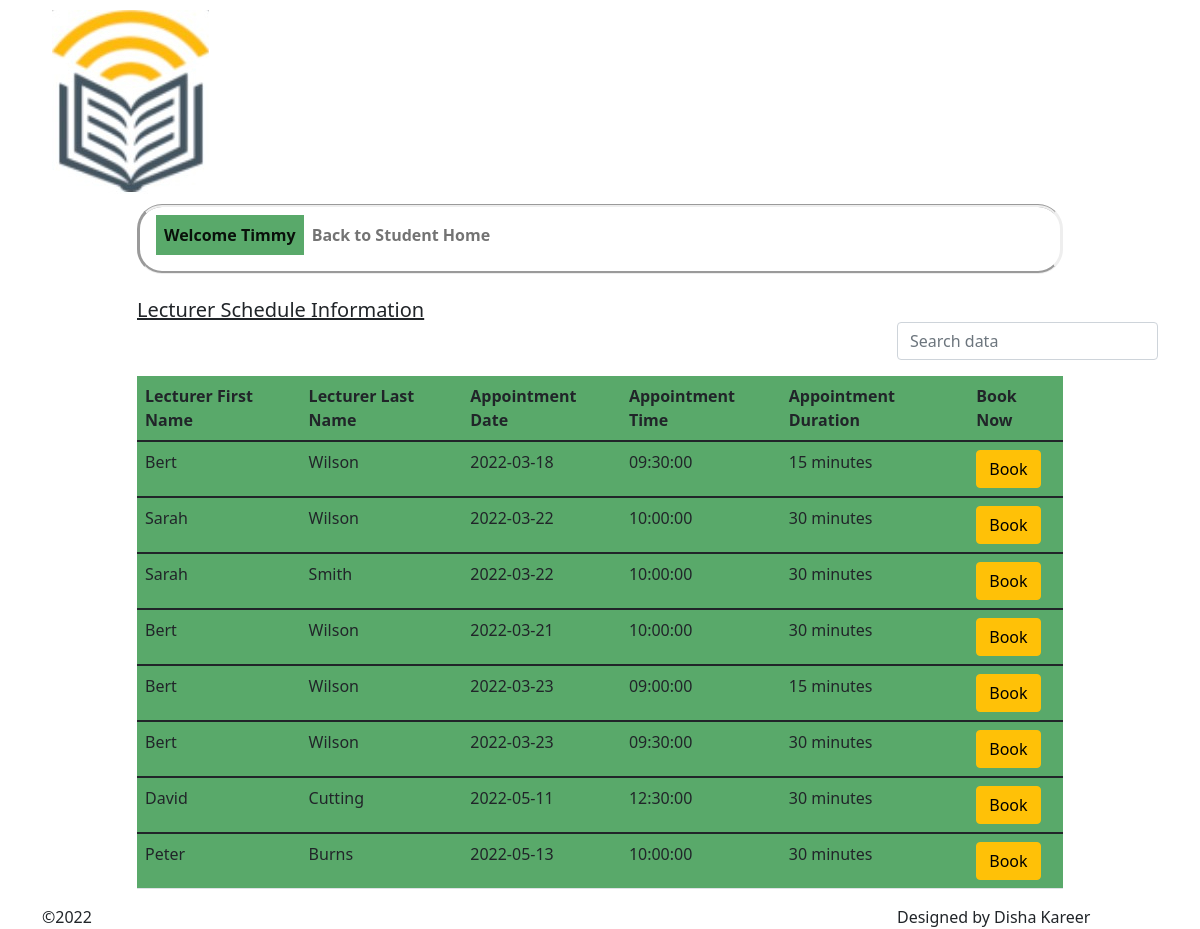
The app's page /secure/studentdashboard.php (signed in) with its own data.
### tables this page shows
CREATE TABLE `lecturer_schedule` (
  `schedule_id` int(11) NOT NULL,
  `lecturer_id` int(11) NOT NULL,
  `appointment_date` date NOT NULL,
  `appointment_time` time NOT NULL,
  `duration` varchar(10) NOT NULL,
  `booked_notbooked` varchar(255) NOT NULL
);

CREATE TABLE `lecturer` (
  `lecturer_id` int(11) NOT NULL,
  `lecturer_first_name` varchar(100) NOT NULL,
  `lecturer_last_name` varchar(100) NOT NULL,
  `lecturer_username` varchar(20) NOT NULL,
  `lecturer_password` varchar(255) NOT NULL,
  `lecturer_email_address` varchar(200) NOT NULL
);

### secure/studentdashboard.php (the view, shortened to what this page needs)
<?php
  include ("../conn/dbconnection.php");
?>
<?php
if(isset($_GET['search'])){
  $filtervalues = $_GET['search'];
  $Booked = "False";
  $readquery = "SELECT lecturer.lecturer_id, lecturer.lecturer_first_name, lecturer.lecturer_last_name,
  lecturer_schedule.schedule_id,lecturer_schedule.appointment_date, lecturer_schedule.appointment_time, lecturer_schedule.duration, lecturer_schedule.booked_notbooked
  FROM lecturer_schedule
  INNER JOIN lecturer
  ON lecturer_schedule.lecturer_id = lecturer.lecturer_id
  WHERE CONCAT(lecturer_first_name, lecturer_last_name) LIKE '%$filtervalues%' AND lecturer_schedule.booked_notbooked = '$Booked'";
  $query_run = mysqli_query($mydb, $readquery);
  if(mysqli_num_rows($query_run) > 0)
    {
      foreach($query_run as $LecturerFirstName);
    }
  else{
    echo "No record found";
  }
}
else{
  $Booked = "False";
  $readquery = "SELECT lecturer.lecturer_id, lecturer.lecturer_first_name, lecturer.lecturer_last_name,
  lecturer_schedule.schedule_id, lecturer_schedule.appointment_date, lecturer_schedule.appointment_time, lecturer_schedule.duration, lecturer_schedule.booked_notbooked
  FROM lecturer_schedule
  INNER JOIN lecturer
  ON lecturer_schedule.lecturer_id = lecturer.lecturer_id
  WHERE lecturer_schedule.booked_notbooked = '$Booked'";
}
$result = $mydb -> query($readquery);
?>
<!doctype html>
<html lang = "en">
  <head>
    <link href="https://cdn.jsdelivr.net/npm/bootstrap@5.1.3/dist/css/bootstrap.min.css" rel="stylesheet">
  </head>
  <body>
    <div class="container">
      <div class="row">
        <div class = "col-md-3"><img src="../img/logo.jpg"/></div>
        <div class = "col-md-7"></div>
        <div class = "col-md-2"></div>
      </div>
      <div class = "row">
        <div class = "col-md-1"></div>
          <div class = "col-md-10">
            <nav class="navbar navbar-expand-sm navbar-light">
              <div class="collapse navbar-collapse" id="navbarText">
                <ul class="navbar-nav me-auto mb-2 mb-mb-0">
                  <li style="background-color:#59a96a;" class="nav-item">
                    <a style="text-decoration:none;" class="nav-link active" aria-current="page" href=""><?php echo "Welcome " .$_SESSION['student_first_name']?></a>
                  </li>
                  <li class="nav-item">
                    <a class ="nav-link" href="studenthome.php">Back to Student Home</a>
                  </li>
                </ul>
              </div>
            </nav>
          </div>
          <div class = "col-md-1"></div>
      </div>
      <div class = "row">
        <div class = "col-md-1"></div>
          <div class = "col-md-8"><br><h5 style="text-decoration:underline;">Lecturer Schedule Information</h5><br></div>
            <div class = "col-md-3"> <br><br>
              <div class="row">
                <form action="studentdashboard.php" method = "GET">
                  <div class="input-group mb-3">
                    <input type="text" name="search" value="<?php if(isset($_GET['search'])){echo $_GET['search'];} ?>" class="form-control" placeholder="Search data">
                  </div>
                </form>
            </div>
          </div>
      </div>
        <div class = "row">
          <div class = "col-md-1"></div>
            <div class = "col-md-10">
              <table style="background-color:#59a96a;" class="table">
                <thead>
                    <tr>
                      <div class = "row">
                        <th scope="col">Lecturer First Name</th>
                        <th scope="col">Lecturer Last Name</th>
                        <th scope="col">Appointment Date</th>
                        <th scope="col">Appointment Time</th>
                        <th scope="col">Appointment Duration</th>
                        <th scope="col">Book Now</th>
                      </div>
                    </tr>
                  </thead>
                  <?php
                      while ($row = $result->fetch_assoc()){
                        $LecturerID = $row["lecturer_id"];
                        $ScheduleID = $row["schedule_id"];
                        $LecturerFirstName = $row["lecturer_first_name"];
                        $LecturerLastName = $row["lecturer_last_name"];
                        $AppointmentDate = $row["appointment_date"];
                        $AppointmentTime = $row["appointment_time"];
                        $Duration = $row["duration"];
                        echo "
                        <tbody>
                          <tr>
                          <div class = 'row'>
                            <td>$LecturerFirstName</td>
                            <td>$LecturerLastName</td>
                            <td>$AppointmentDate</td>
                            <td>$AppointmentTime</td>
                            <td>$Duration</td>
                            <td><a href=bookingprocess.php?lecturer_id=$LecturerID&schedule_id=$ScheduleID><button type='button' class='btn btn-warning'>Book</button></a></td>
                          </div>
                          </tr>
                        </tbody>
                        ";
                      }
                    ?>
              </table>
          </div>
        </div>
        <div class="row">
          <div class="col-md-9">&copy;2022</div>
          <div class="col-md-3">Designed by Disha Kareer</div>
        </div>
    </div>
  </body>
</html>

### secure/studentdashboard.php (style rules this page uses)
img { padding: 10px; }
nav { border-style: groove inset; border-radius: 25px; }
nav li { font-weight: bold; }

### records on screen
lecturer_schedule: lecturer.lecturer_first_name "Bert", lecturer.lecturer_last_name "Wilson", appointment_date "2022-03-18", appointment_time "09:30:00", duration "15 minutes"
lecturer_schedule: lecturer.lecturer_first_name "Sarah", lecturer.lecturer_last_name "Wilson", appointment_date "2022-03-22", appointment_time "10:00:00", duration "30 minutes"
lecturer_schedule: lecturer.lecturer_first_name "Sarah", lecturer.lecturer_last_name "Smith", appointment_date "2022-03-22", appointment_time "10:00:00", duration "30 minutes"
lecturer_schedule: lecturer.lecturer_first_name "Bert", lecturer.lecturer_last_name "Wilson", appointment_date "2022-03-21", appointment_time "10:00:00", duration "30 minutes"
lecturer_schedule: lecturer.lecturer_first_name "Bert", lecturer.lecturer_last_name "Wilson", appointment_date "2022-03-23", appointment_time "09:00:00", duration "15 minutes"
lecturer_schedule: lecturer.lecturer_first_name "Bert", lecturer.lecturer_last_name "Wilson", appointment_date "2022-03-23", appointment_time "09:30:00", duration "30 minutes"
lecturer_schedule: lecturer.lecturer_first_name "David", lecturer.lecturer_last_name "Cutting", appointment_date "2022-05-11", appointment_time "12:30:00", duration "30 minutes"
lecturer_schedule: lecturer.lecturer_first_name "Peter", lecturer.lecturer_last_name "Burns", appointment_date "2022-05-13", appointment_time "10:00:00", duration "30 minutes"

### other values on screen
$_SESSION['student_first_name'] "Timmy"
